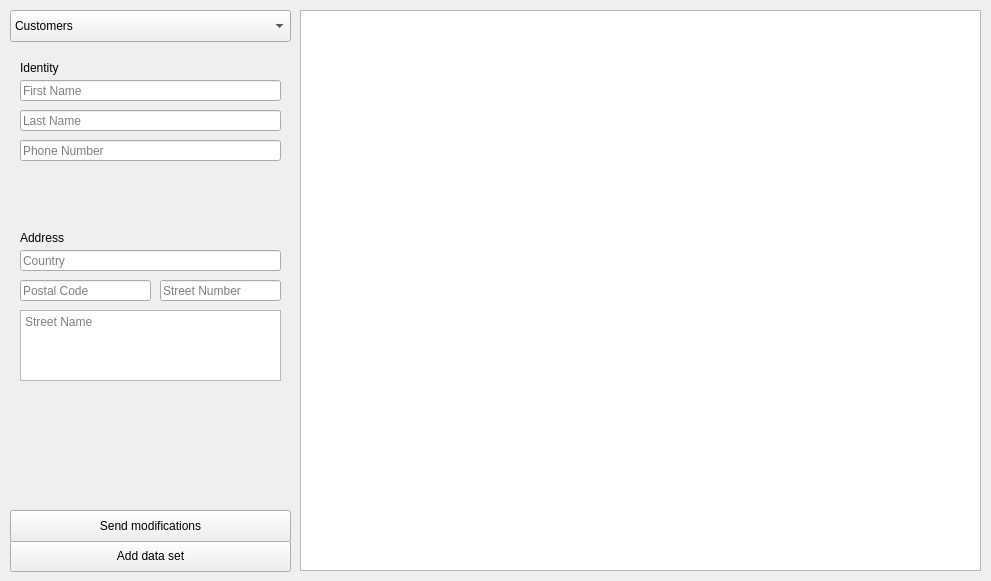
<?xml version="1.0" encoding="UTF-8"?>
<ui version="4.0">
 <class>Table</class>
 <widget class="QWidget" name="Table">
  <property name="geometry">
   <rect>
    <x>0</x>
    <y>0</y>
    <width>991</width>
    <height>581</height>
   </rect>
  </property>
  <property name="windowTitle">
   <string>Form</string>
  </property>
  <widget class="QComboBox" name="comboBox">
   <property name="geometry">
    <rect>
     <x>10</x>
     <y>10</y>
     <width>281</width>
     <height>32</height>
    </rect>
   </property>
   <item>
    <property name="text">
     <string>Customers</string>
    </property>
   </item>
   <item>
    <property name="text">
     <string>Addresses</string>
    </property>
   </item>
   <item>
    <property name="text">
     <string>Pool reservations</string>
    </property>
   </item>
  </widget>
  <widget class="QPushButton" name="addButton">
   <property name="geometry">
    <rect>
     <x>10</x>
     <y>540</y>
     <width>281</width>
     <height>32</height>
    </rect>
   </property>
   <property name="text">
    <string>Add data set</string>
   </property>
  </widget>
  <widget class="QTableView" name="tableView">
   <property name="geometry">
    <rect>
     <x>300</x>
     <y>10</y>
     <width>681</width>
     <height>561</height>
    </rect>
   </property>
  </widget>
  <widget class="QStackedWidget" name="stackedWidget">
   <property name="geometry">
    <rect>
     <x>20</x>
     <y>50</y>
     <width>261</width>
     <height>411</height>
    </rect>
   </property>
   <widget class="QWidget" name="customers">
    <widget class="QLineEdit" name="firstnameText">
     <property name="geometry">
      <rect>
       <x>0</x>
       <y>30</y>
       <width>261</width>
       <height>21</height>
      </rect>
     </property>
     <property name="placeholderText">
      <string>First Name</string>
     </property>
    </widget>
    <widget class="QLineEdit" name="lastnameText">
     <property name="geometry">
      <rect>
       <x>0</x>
       <y>60</y>
       <width>261</width>
       <height>21</height>
      </rect>
     </property>
     <property name="placeholderText">
      <string>Last Name</string>
     </property>
    </widget>
    <widget class="QLineEdit" name="phonenumberText">
     <property name="geometry">
      <rect>
       <x>0</x>
       <y>90</y>
       <width>261</width>
       <height>21</height>
      </rect>
     </property>
     <property name="placeholderText">
      <string>Phone Number</string>
     </property>
    </widget>
    <widget class="QLineEdit" name="countryText">
     <property name="geometry">
      <rect>
       <x>0</x>
       <y>200</y>
       <width>261</width>
       <height>21</height>
      </rect>
     </property>
     <property name="text">
      <string/>
     </property>
     <property name="placeholderText">
      <string>Country</string>
     </property>
    </widget>
    <widget class="QTextEdit" name="streetnameText">
     <property name="geometry">
      <rect>
       <x>0</x>
       <y>260</y>
       <width>261</width>
       <height>71</height>
      </rect>
     </property>
     <property name="placeholderText">
      <string>Street Name</string>
     </property>
    </widget>
    <widget class="QLineEdit" name="postalcodeText">
     <property name="geometry">
      <rect>
       <x>0</x>
       <y>230</y>
       <width>131</width>
       <height>21</height>
      </rect>
     </property>
     <property name="placeholderText">
      <string>Postal Code</string>
     </property>
    </widget>
    <widget class="QLineEdit" name="streetNumberText">
     <property name="geometry">
      <rect>
       <x>140</x>
       <y>230</y>
       <width>121</width>
       <height>21</height>
      </rect>
     </property>
     <property name="placeholderText">
      <string>Street Number</string>
     </property>
    </widget>
    <widget class="QLabel" name="label">
     <property name="geometry">
      <rect>
       <x>0</x>
       <y>180</y>
       <width>58</width>
       <height>16</height>
      </rect>
     </property>
     <property name="text">
      <string>Address</string>
     </property>
    </widget>
    <widget class="QLabel" name="label_2">
     <property name="geometry">
      <rect>
       <x>0</x>
       <y>10</y>
       <width>58</width>
       <height>16</height>
      </rect>
     </property>
     <property name="text">
      <string>Identity</string>
     </property>
    </widget>
   </widget>
   <widget class="QWidget" name="addresses">
    <widget class="QLineEdit" name="postalcodeText_2">
     <property name="geometry">
      <rect>
       <x>0</x>
       <y>50</y>
       <width>131</width>
       <height>21</height>
      </rect>
     </property>
     <property name="placeholderText">
      <string>Postal Code</string>
     </property>
    </widget>
    <widget class="QLineEdit" name="streetNumberText_2">
     <property name="geometry">
      <rect>
       <x>140</x>
       <y>50</y>
       <width>121</width>
       <height>21</height>
      </rect>
     </property>
     <property name="placeholderText">
      <string>Street Number</string>
     </property>
    </widget>
    <widget class="QLabel" name="label_3">
     <property name="geometry">
      <rect>
       <x>0</x>
       <y>0</y>
       <width>58</width>
       <height>16</height>
      </rect>
     </property>
     <property name="text">
      <string>Address</string>
     </property>
    </widget>
    <widget class="QLineEdit" name="countryText_2">
     <property name="geometry">
      <rect>
       <x>0</x>
       <y>20</y>
       <width>261</width>
       <height>21</height>
      </rect>
     </property>
     <property name="text">
      <string/>
     </property>
     <property name="placeholderText">
      <string>Country</string>
     </property>
    </widget>
    <widget class="QTextEdit" name="streetnameText_2">
     <property name="geometry">
      <rect>
       <x>0</x>
       <y>80</y>
       <width>261</width>
       <height>71</height>
      </rect>
     </property>
     <property name="placeholderText">
      <string>Street Name</string>
     </property>
    </widget>
   </widget>
   <widget class="QWidget" name="poolreservation"/>
  </widget>
  <widget class="QPushButton" name="pushButton">
   <property name="geometry">
    <rect>
     <x>10</x>
     <y>510</y>
     <width>281</width>
     <height>32</height>
    </rect>
   </property>
   <property name="text">
    <string>Send modifications</string>
   </property>
  </widget>
 </widget>
 <resources/>
 <connections/>
</ui>
